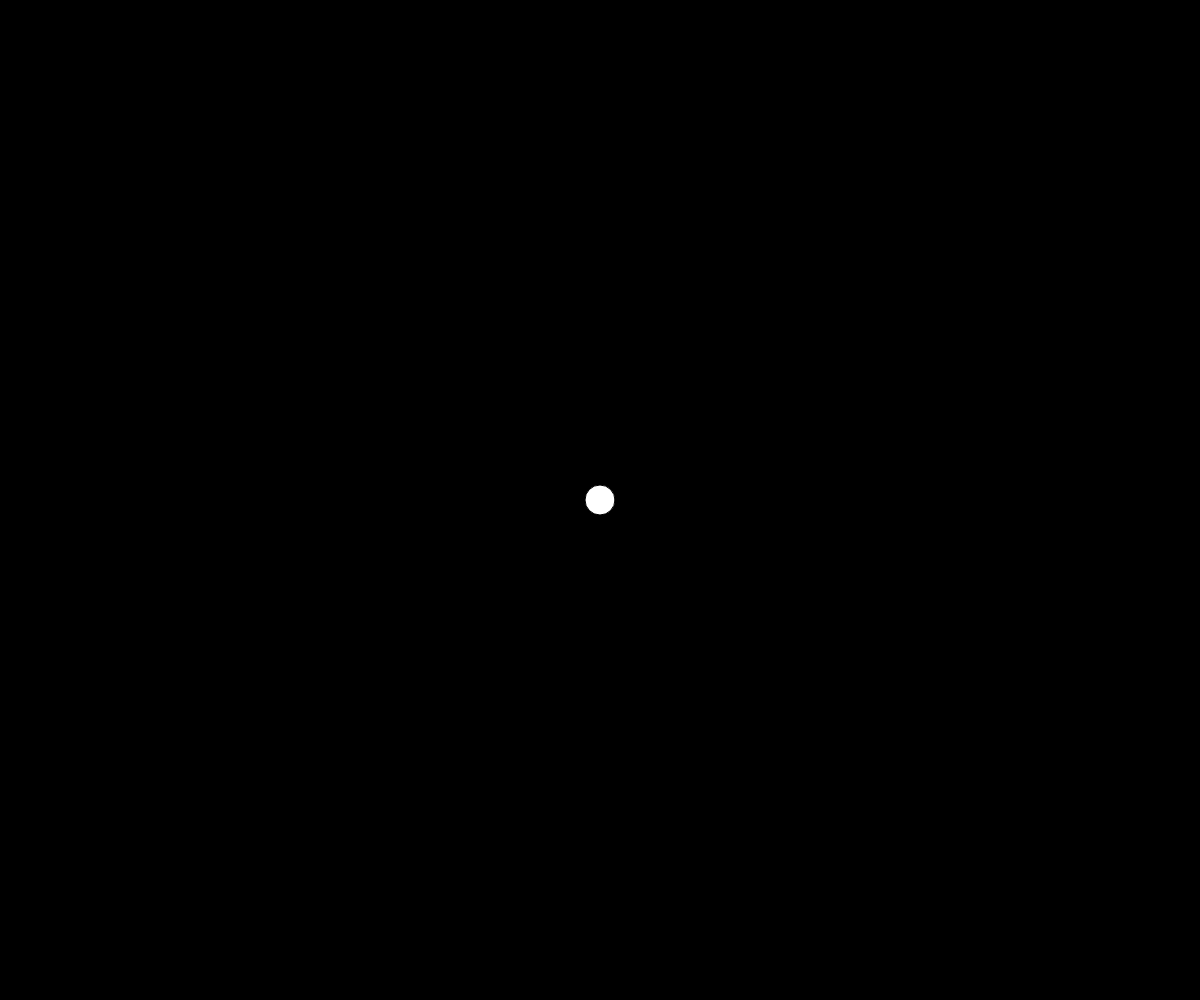
Frame 1 (no input)
Frame 60 (no input): identical to frame 1, image omitted
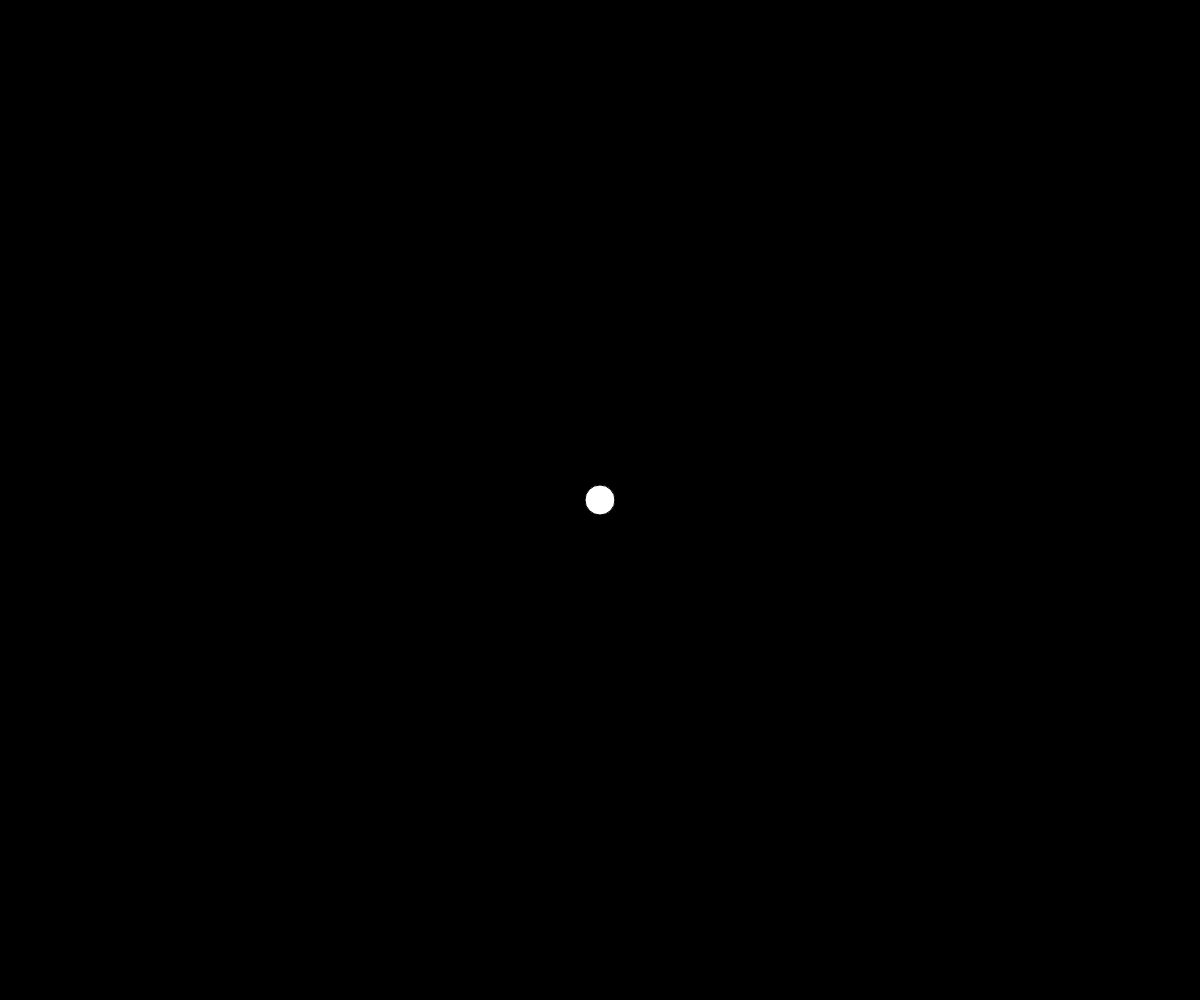
Frame 120 (the mouse pressed at the canvas centre since frame 60)

The p5.js sketch that drew these frames (run headless with seeded random() and noise() and a simulated clock; from frame 60 on, the mouse is pressed at the canvas centre):

// p5.js sketch
// ── sketch.js
// attack object and keep in track obeject
//Byron
// Interactive escene
// I'll be using this logic for my major project

let circleSize = 30;
let things = [];


function setup() {
  createCanvas(windowWidth, windowHeight);
  rectMode(CENTER);
}

function draw() {
  background(0);
  centerScreen();
  enemy();
}

function enemy() {
  for (let i = 0; i < things.length; i++) {
    // things[i].move();
    things[i].attack();
    things[i].show();
    for (let j = things[i].acannon.length-1; j >= 0; j--) {
      things[i].acannon[j].move();
      things[i].acannon[j].show();
      if (things[i].acannon[j].destroy()) {
        things[i].acannon.splice(j, 1);
      }
    }
  }
}

function centerScreen() {
  ellipse(width/2, height/2, circleSize);
}

function mousePressed() {
  
  things.push(new enemyAtack(mouseX, mouseY, circleSize));
}


class cannon {
  constructor(x, y, size) {
    this.x = 0;
      
    this.realX;
    this.realY;
      
    this.xTranslate = x;
    this.yTranslate = y;    
    this.size = size;
    this.rotate = atan2(height/2 - y, width/2 - x);
  }
  destroy() {
    return this.realX < width/2 + this.size*2 && this.realX > width/2 - this.size*2
          && this.realY < height/2 + this.size*2 && this.realY > height/2 - this.size*2;
  }
      
  move() {
    this.x++;
    this.realX = this.xTranslate + cos(this.rotate)*this.x;
    this.realY = this.yTranslate + sin(this.rotate)*this.x;
  }
      
  show() {
    push();
    fill("blue");
    translate(this.xTranslate, this.yTranslate);
    rotate(this.rotate);
    circle(this.x, 0, this.size/2, this.size*2);
    pop();
  }
}
      
class enemyAtack {
  constructor(x, y, size) {
    this.x = x;
    this.y = y;
      
    this.size = size;
    this.acannon = [];
      
    this.timer = 100;
    this.otherTime = millis();
    this.state = 1;
  }
      
  move() {
    if (this.x > width/2 + this.size*2) {
      this.x -= 0.5;
    }
      
    if (this.x < width/2 - this.size*2) {
      this.x += 0.5;
    }
      
    if (this.y > height/2 + this.size*2) {
      this.y -= 0.5;
    }
      
    if (this.y < height/2 - this.size*2) {
      this.y += 0.5;
    }
  }
      
  attack() {
    if (this.state === 1) {
      this.acannon.push(new cannon(this.x, this.y, this.size));
      this.state = 0;
    }
      
    else {
      let elapsedTime = millis() - this.otherTime;
      if (elapsedTime > this.timer) {
        this.state = 1;
        this.otherTime = millis();
      }
    }
  }
      
  show() {
    circle(this.x, this.y, this.size, this.size);
  }
}
